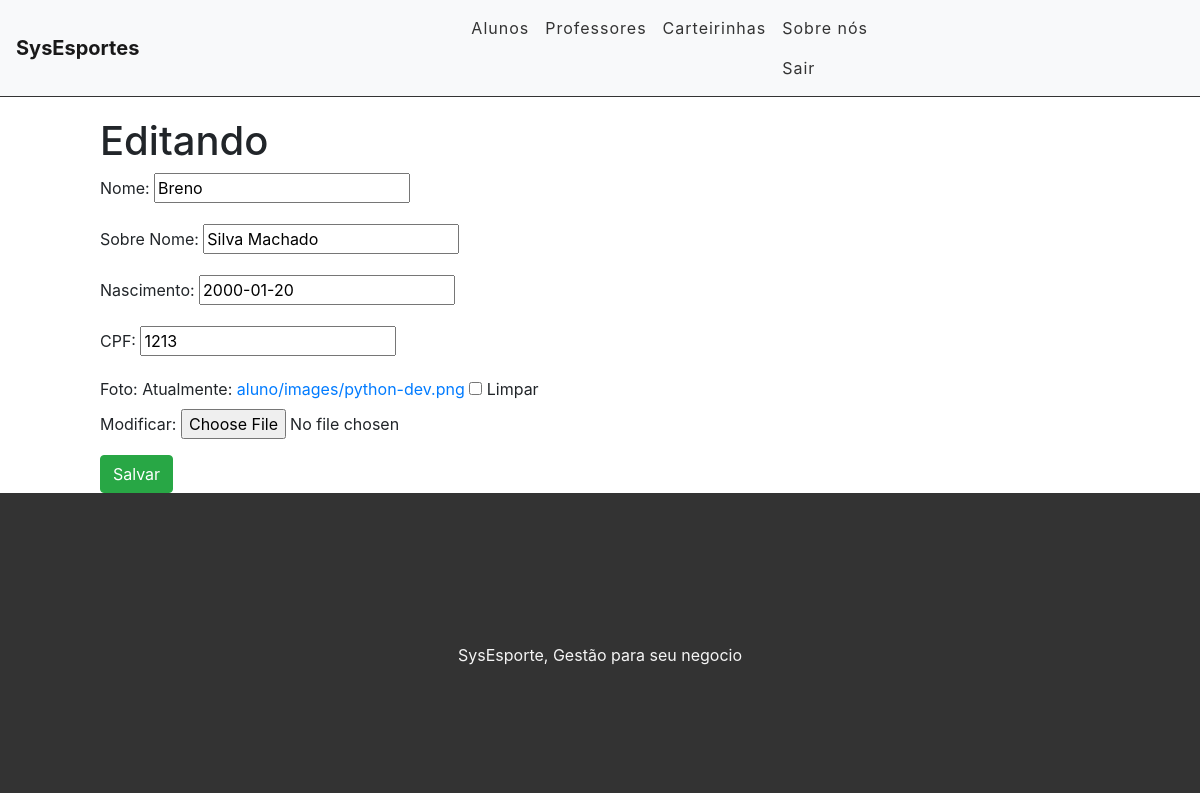
The app's page /aluno/editcadastro/60 (signed in) with its own data.
### aluno/models.py (models this page shows, shortened)
class Aluno(models.Model):
    id_aluno = models.AutoField('Id do Aluno', primary_key=True)
    num_matricula = models.CharField('Matricula', max_length=50, blank=True)
    nome = models.CharField('Nome', max_length=30, blank=False, null=False)
    sobrenome = models.CharField('Sobre Nome', max_length=100, blank=False, null=False)
    nascimento = models.DateField('Nascimento', auto_now_add=False)
    rg = models.CharField('Rg/Registro', max_length=30, blank=True, null=True)
    cpf = models.CharField('CPF', unique=True, max_length=14, blank=True, null=True)
    sexo = models.CharField(max_length=4, choices=TIPO_SEXO, blank=True, null=True)
    altura = models.DecimalField('Altura', max_digits=8, decimal_places=2, default=0, blank=True, null=True)
    peso = models.DecimalField('Peso', max_digits=8, decimal_places=4, default=0, blank=True, null=True)
    tipo_sanguinio = models.CharField('Tipo Sanguinio', max_length=11, blank=True, null=True)
    email = models.EmailField(blank=True, null=True)
    fone1 = models.CharField('Telefone', max_length=13, blank=True, null=True)
    fone2 = models.CharField('Celular', max_length=13, blank=True, null=True)
    fone3 = models.CharField('Whatsapp', max_length=13, blank=True, null=True)
    pai = models.CharField(max_length=100, blank=True, null=True)
    fone4 = models.CharField('Telefone', max_length=13, blank=True, null=True)
    mae = models.CharField('Mãe', max_length=100, blank=True, null=True)
    fone5 = models.CharField('Telefone', max_length=13, blank=True, null=True)
    cep = models.CharField(max_length=9, blank=True, null=True)
    estado = models.CharField(max_length=30, blank=True, null=True, default='')
    cidade = models.CharField(max_length=50, blank=True, null=True, default='')
    rua = models.CharField(max_length=50, blank=True, null=True, default='')
    img = models.ImageField(upload_to='aluno/images/', verbose_name='Foto', null=True,  blank=True,)
    escolinha = models.ForeignKey(dadosEscolinha, blank=True, null=True, on_delete=models.CASCADE)
    data_cadastro = models.DateTimeField('Cadastrado em', auto_now_add=True)
    data_atualizacao = models.DateTimeField('Atualizado em', auto_now=True)
    class Meta:
        ordering = ['nome']

### aluno/views.py (the view)
# urls.py: path('editcadastro/<int:id_aluno>', views.EditarCadastro, name='edita_cadastro'),
@login_required
def EditarCadastro(request, id_aluno):
	aluno = get_object_or_404(Aluno, pk=id_aluno)
	if request.method == "POST":
		form = AlunoForm(request.POST, request.FILES, instance
			= aluno)
		if form.is_valid():
			form = form.save(commit=False)
			form.save()
			messages.info(request,'Cadastro atualizado com sucesso.')
			return redirect('/aluno/listaluno')
	else:
		form = AlunoForm(instance=aluno)
	return render(request, 'aluno/editcadastro.html', {'form':form})

### aluno/forms.py
class AlunoForm(forms.ModelForm):
	class Meta:
		model = Aluno
		fields = 'nome', 'sobrenome', 'nascimento', 'cpf', 'img'

### templates/aluno/editcadastro.html (shortened to what this page needs)
{% extends 'system/base.html' %}
{% block content %}
<div class="offset-1 col-10 list-div">
	<h1>Editando {{aluno.nome_completo}}</h1>
	<form method="POST">
		{{form.as_p}}
		<input type="submit" class="btn btn-success" value="Salvar">
	</form>
</div>
{% endblock %}

### static/system/css/styles.css (style rules this page uses)
.list-div { padding: 0; }

### records on screen
Aluno: nome "Breno", sobrenome "Silva Machado", nascimento "2000-01-20", cpf "1213"
